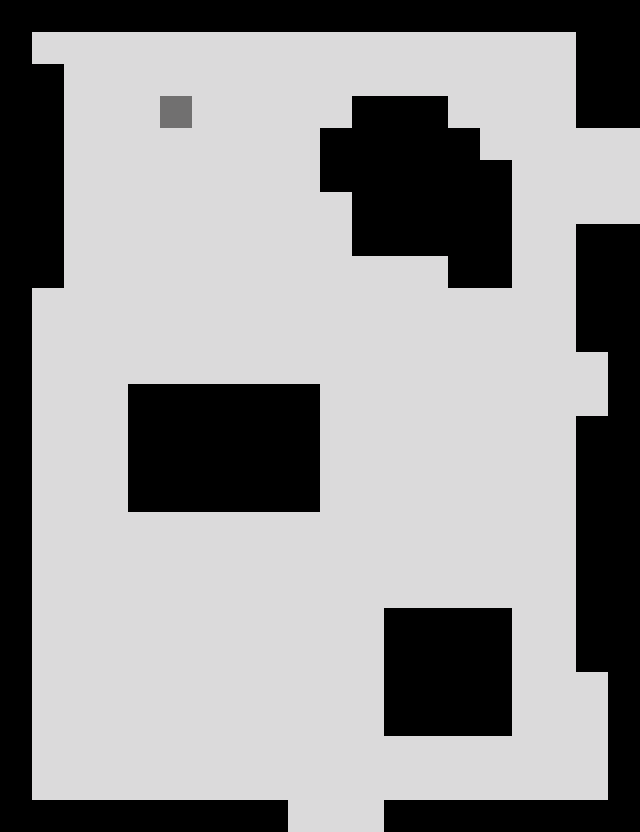

This is a level from a 2D game, rendered from its Tiled map with the project's own tilesets. A one-line summary and the map file follow, with tile-layer data summarised:
An orthogonal 20x26 tile map with 32x32 px tiles, 1 tile layer (map) and 5 objects (3x Spawn, 2x Door).

<map version="1.0" orientation="orthogonal" width="20" height="26" tilewidth="32" tileheight="32">
 <tileset firstgid="1" name="BlackAndWhite" tilewidth="32" tileheight="32">
  <image source="img/BlackAndWhite.png" width="320" height="32" />
  <tile id="0">
   <properties>
    <property name="solid" value="true" />
   </properties>
  </tile>
  <tile id="5">
   <properties>
    <property name="solid" value="false" />
   </properties>
  </tile>
  <tile id="9">
   <properties>
    <property name="solid" value="false" />
   </properties>
  </tile>
 </tileset>
 <layer name="map" width="20" height="26">
  <data>[520 cells, 520 non-empty, 3 distinct tile ids]</data>
 </layer>
 <objectgroup name="objects" width="20" height="26">
  <object name="Door" x="608" y="128" width="32" height="96">
   <properties>
    <property name="to" value="forest2" />
   </properties>
  </object>
  <object name="Spawn" x="544" y="128" width="32" height="96">
   <properties>
    <property name="from" value="forest2" />
   </properties>
  </object>
  <object name="Door" x="288" y="800" width="96" height="32">
   <properties>
    <property name="to" value="forestentrance" />
   </properties>
  </object>
  <object name="Spawn" x="288" y="736" width="96" height="32">
   <properties>
    <property name="from" value="forestentrance" />
   </properties>
  </object>
  <object name="Spawn" x="160" y="96" width="32" height="32">
   <properties>
    <property name="from" value="forest4" />
   </properties>
  </object>
 </objectgroup>
</map>
